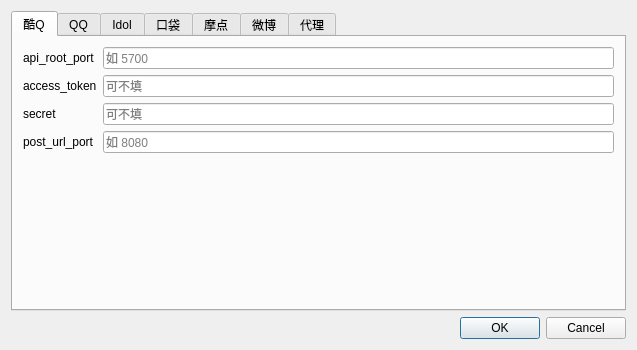
<?xml version="1.0" encoding="UTF-8"?>
<ui version="4.0">
 <class>Dialog</class>
 <widget class="QDialog" name="Dialog">
  <property name="geometry">
   <rect>
    <x>0</x>
    <y>0</y>
    <width>637</width>
    <height>350</height>
   </rect>
  </property>
  <property name="windowTitle">
   <string>Dialog</string>
  </property>
  <layout class="QGridLayout" name="gridLayout">
   <item row="1" column="0">
    <widget class="QDialogButtonBox" name="buttonBox">
     <property name="orientation">
      <enum>Qt::Horizontal</enum>
     </property>
     <property name="standardButtons">
      <set>QDialogButtonBox::Cancel|QDialogButtonBox::Ok</set>
     </property>
    </widget>
   </item>
   <item row="0" column="0">
    <widget class="QTabWidget" name="tabWidget">
     <property name="currentIndex">
      <number>0</number>
     </property>
     <widget class="QWidget" name="tab_7">
      <attribute name="title">
       <string>酷Q</string>
      </attribute>
      <widget class="QWidget" name="formLayoutWidget_6">
       <property name="geometry">
        <rect>
         <x>10</x>
         <y>10</y>
         <width>591</width>
         <height>251</height>
        </rect>
       </property>
       <layout class="QFormLayout" name="formLayout_7">
        <item row="0" column="0">
         <widget class="QLabel" name="label_20">
          <property name="text">
           <string>api_root_port</string>
          </property>
         </widget>
        </item>
        <item row="1" column="0">
         <widget class="QLabel" name="label_21">
          <property name="text">
           <string>access_token</string>
          </property>
         </widget>
        </item>
        <item row="2" column="0">
         <widget class="QLabel" name="label_22">
          <property name="text">
           <string>secret</string>
          </property>
         </widget>
        </item>
        <item row="3" column="0">
         <widget class="QLabel" name="label_23">
          <property name="text">
           <string>post_url_port</string>
          </property>
         </widget>
        </item>
        <item row="0" column="1">
         <widget class="QLineEdit" name="lineEdit_11">
          <property name="accessibleName">
           <string/>
          </property>
          <property name="placeholderText">
           <string>如 5700</string>
          </property>
         </widget>
        </item>
        <item row="1" column="1">
         <widget class="QLineEdit" name="lineEdit_12">
          <property name="placeholderText">
           <string>可不填</string>
          </property>
         </widget>
        </item>
        <item row="2" column="1">
         <widget class="QLineEdit" name="lineEdit_13">
          <property name="placeholderText">
           <string>可不填</string>
          </property>
         </widget>
        </item>
        <item row="3" column="1">
         <widget class="QLineEdit" name="lineEdit_14">
          <property name="placeholderText">
           <string>如 8080</string>
          </property>
         </widget>
        </item>
       </layout>
      </widget>
     </widget>
     <widget class="QWidget" name="tab_5">
      <attribute name="title">
       <string>QQ</string>
      </attribute>
      <widget class="QWidget" name="formLayoutWidget">
       <property name="geometry">
        <rect>
         <x>10</x>
         <y>10</y>
         <width>591</width>
         <height>251</height>
        </rect>
       </property>
       <layout class="QFormLayout" name="formLayout">
        <item row="0" column="0">
         <widget class="QLabel" name="label">
          <property name="text">
           <string>QQ群号</string>
          </property>
         </widget>
        </item>
        <item row="0" column="1">
         <widget class="QLineEdit" name="lineEdit">
          <property name="placeholderText">
           <string>可多个 用英文逗号隔开</string>
          </property>
         </widget>
        </item>
        <item row="1" column="0">
         <widget class="QLabel" name="label_2">
          <property name="text">
           <string>欢迎信息</string>
          </property>
         </widget>
        </item>
        <item row="1" column="1">
         <widget class="QTextEdit" name="textEdit">
          <property name="placeholderText">
           <string>可以直接用回车换行</string>
          </property>
         </widget>
        </item>
        <item row="2" column="0">
         <widget class="QLabel" name="label_3">
          <property name="text">
           <string>禁言关键字</string>
          </property>
         </widget>
        </item>
        <item row="2" column="1">
         <widget class="QTextEdit" name="textEdit_2">
          <property name="placeholderText">
           <string>可填多个 用英文逗号隔开</string>
          </property>
         </widget>
        </item>
       </layout>
      </widget>
     </widget>
     <widget class="QWidget" name="tab">
      <attribute name="title">
       <string>Idol</string>
      </attribute>
      <widget class="QWidget" name="gridLayoutWidget">
       <property name="geometry">
        <rect>
         <x>10</x>
         <y>10</y>
         <width>591</width>
         <height>251</height>
        </rect>
       </property>
       <layout class="QFormLayout" name="formLayout_2">
        <item row="0" column="0">
         <widget class="QLabel" name="label_4">
          <property name="text">
           <string>团属</string>
          </property>
         </widget>
        </item>
        <item row="0" column="1">
         <widget class="QComboBox" name="comboBox"/>
        </item>
        <item row="1" column="0">
         <widget class="QLabel" name="label_5">
          <property name="text">
           <string>队伍</string>
          </property>
         </widget>
        </item>
        <item row="1" column="1">
         <widget class="QComboBox" name="comboBox_2"/>
        </item>
        <item row="2" column="0">
         <widget class="QLabel" name="label_6">
          <property name="text">
           <string>姓名</string>
          </property>
         </widget>
        </item>
        <item row="2" column="1">
         <widget class="QComboBox" name="comboBox_3"/>
        </item>
        <item row="3" column="0">
         <widget class="QLabel" name="label_7">
          <property name="text">
           <string>自定义姓名</string>
          </property>
         </widget>
        </item>
        <item row="3" column="1">
         <widget class="QLineEdit" name="lineEdit_2">
          <property name="placeholderText">
           <string>如：你的小可爱hzx</string>
          </property>
         </widget>
        </item>
        <item row="4" column="0">
         <widget class="QLabel" name="label_8">
          <property name="text">
           <string>房间号</string>
          </property>
         </widget>
        </item>
        <item row="4" column="1">
         <widget class="QLineEdit" name="lineEdit_3">
          <property name="readOnly">
           <bool>true</bool>
          </property>
          <property name="placeholderText">
           <string>自动生成</string>
          </property>
         </widget>
        </item>
        <item row="5" column="0">
         <widget class="QLabel" name="label_24">
          <property name="text">
           <string>自定义房间号</string>
          </property>
         </widget>
        </item>
        <item row="5" column="1">
         <widget class="QLineEdit" name="lineEdit_15">
          <property name="placeholderText">
           <string>替代自动生成的房间号</string>
          </property>
         </widget>
        </item>
       </layout>
      </widget>
     </widget>
     <widget class="QWidget" name="tab_2">
      <attribute name="title">
       <string>口袋</string>
      </attribute>
      <widget class="QWidget" name="formLayoutWidget_2">
       <property name="geometry">
        <rect>
         <x>10</x>
         <y>10</y>
         <width>591</width>
         <height>251</height>
        </rect>
       </property>
       <layout class="QFormLayout" name="formLayout_3">
        <item row="0" column="0">
         <widget class="QLabel" name="label_9">
          <property name="text">
           <string>用户名</string>
          </property>
         </widget>
        </item>
        <item row="0" column="1">
         <widget class="QLineEdit" name="lineEdit_4"/>
        </item>
        <item row="1" column="0">
         <widget class="QLabel" name="label_10">
          <property name="text">
           <string>密码</string>
          </property>
         </widget>
        </item>
        <item row="1" column="1">
         <widget class="QLineEdit" name="lineEdit_5"/>
        </item>
        <item row="2" column="0">
         <widget class="QLabel" name="label_11">
          <property name="text">
           <string>Token</string>
          </property>
         </widget>
        </item>
        <item row="2" column="1">
         <widget class="QLineEdit" name="lineEdit_6">
          <property name="readOnly">
           <bool>true</bool>
          </property>
          <property name="placeholderText">
           <string>token会自动设置</string>
          </property>
         </widget>
        </item>
        <item row="3" column="0">
         <widget class="QLabel" name="label_12">
          <property name="text">
           <string>msgTime</string>
          </property>
         </widget>
        </item>
        <item row="3" column="1">
         <widget class="QLineEdit" name="lineEdit_7">
          <property name="readOnly">
           <bool>true</bool>
          </property>
         </widget>
        </item>
        <item row="4" column="0">
         <widget class="QLabel" name="label_13">
          <property name="text">
           <string>查询间隔(s)</string>
          </property>
         </widget>
        </item>
        <item row="4" column="1">
         <widget class="QSpinBox" name="spinBox">
          <property name="minimum">
           <number>10</number>
          </property>
          <property name="maximum">
           <number>60</number>
          </property>
         </widget>
        </item>
       </layout>
      </widget>
     </widget>
     <widget class="QWidget" name="tab_3">
      <attribute name="title">
       <string>摩点</string>
      </attribute>
      <widget class="QWidget" name="formLayoutWidget_3">
       <property name="geometry">
        <rect>
         <x>10</x>
         <y>10</y>
         <width>591</width>
         <height>251</height>
        </rect>
       </property>
       <layout class="QFormLayout" name="formLayout_4">
        <item row="0" column="0">
         <widget class="QLabel" name="label_14">
          <property name="text">
           <string>Pro_id</string>
          </property>
         </widget>
        </item>
        <item row="1" column="0">
         <widget class="QLabel" name="label_15">
          <property name="text">
           <string>查询间隔(s)</string>
          </property>
         </widget>
        </item>
        <item row="0" column="1">
         <widget class="QLineEdit" name="lineEdit_8">
          <property name="placeholderText">
           <string>可填多个 用英文逗号隔开</string>
          </property>
         </widget>
        </item>
        <item row="1" column="1">
         <widget class="QSpinBox" name="spinBox_2">
          <property name="minimum">
           <number>10</number>
          </property>
          <property name="maximum">
           <number>60</number>
          </property>
         </widget>
        </item>
       </layout>
      </widget>
     </widget>
     <widget class="QWidget" name="tab_4">
      <attribute name="title">
       <string>微博</string>
      </attribute>
      <widget class="QWidget" name="formLayoutWidget_4">
       <property name="geometry">
        <rect>
         <x>10</x>
         <y>10</y>
         <width>591</width>
         <height>251</height>
        </rect>
       </property>
       <layout class="QFormLayout" name="formLayout_5">
        <item row="0" column="0">
         <widget class="QLabel" name="label_16">
          <property name="text">
           <string>Container_id</string>
          </property>
         </widget>
        </item>
        <item row="1" column="0">
         <widget class="QLabel" name="label_17">
          <property name="text">
           <string>url</string>
          </property>
         </widget>
        </item>
        <item row="0" column="1">
         <widget class="QLineEdit" name="lineEdit_9"/>
        </item>
        <item row="1" column="1">
         <widget class="QLineEdit" name="lineEdit_10">
          <property name="readOnly">
           <bool>true</bool>
          </property>
          <property name="placeholderText">
           <string>自动生成</string>
          </property>
         </widget>
        </item>
        <item row="2" column="0">
         <widget class="QLabel" name="label_18">
          <property name="text">
           <string>查询间隔(s)</string>
          </property>
         </widget>
        </item>
        <item row="2" column="1">
         <widget class="QSpinBox" name="spinBox_3">
          <property name="minimum">
           <number>30</number>
          </property>
          <property name="maximum">
           <number>300</number>
          </property>
         </widget>
        </item>
       </layout>
      </widget>
     </widget>
     <widget class="QWidget" name="tab_6">
      <attribute name="title">
       <string>代理</string>
      </attribute>
      <widget class="QWidget" name="formLayoutWidget_5">
       <property name="geometry">
        <rect>
         <x>10</x>
         <y>10</y>
         <width>591</width>
         <height>251</height>
        </rect>
       </property>
       <layout class="QFormLayout" name="formLayout_6">
        <item row="0" column="0">
         <widget class="QLabel" name="label_19">
          <property name="text">
           <string>HTTPS</string>
          </property>
         </widget>
        </item>
        <item row="0" column="1">
         <widget class="QTextEdit" name="textEdit_3">
          <property name="placeholderText">
           <string>可不填 若填写多个则用英文逗号隔开 如：1.1.1.1:1234,2.2.2.2:1234</string>
          </property>
         </widget>
        </item>
       </layout>
      </widget>
     </widget>
    </widget>
   </item>
  </layout>
 </widget>
 <resources/>
 <connections>
  <connection>
   <sender>buttonBox</sender>
   <signal>accepted()</signal>
   <receiver>Dialog</receiver>
   <slot>accept()</slot>
   <hints>
    <hint type="sourcelabel">
     <x>248</x>
     <y>254</y>
    </hint>
    <hint type="destinationlabel">
     <x>157</x>
     <y>274</y>
    </hint>
   </hints>
  </connection>
  <connection>
   <sender>buttonBox</sender>
   <signal>rejected()</signal>
   <receiver>Dialog</receiver>
   <slot>reject()</slot>
   <hints>
    <hint type="sourcelabel">
     <x>316</x>
     <y>260</y>
    </hint>
    <hint type="destinationlabel">
     <x>286</x>
     <y>274</y>
    </hint>
   </hints>
  </connection>
 </connections>
</ui>
